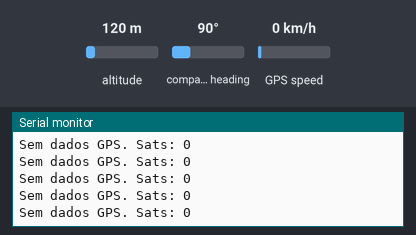
Recording of a sketch running on a simulated Arduino Uno, built with avr-gcc and run on an emulated ATmega328P. Parts: the last lines printed to the serial monitor. The inputs (shaded band) are chosen by the test bench; at power-on: altitude 120 m, compass heading 90°, GPS speed 0 km/h. Storage starts empty; the GPS gets a fix after 3 s at 37.7749, -122.4194 with 8 satellites.

Above: at 1.2 s.
1.3 s: altitude set to 250 m
At 4.0 s:
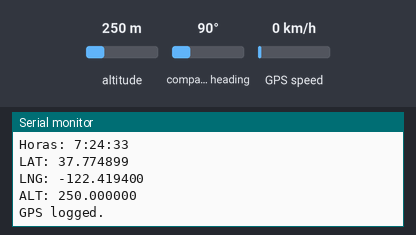
4.7 s: altitude set to 20 m
At 5.9 s:
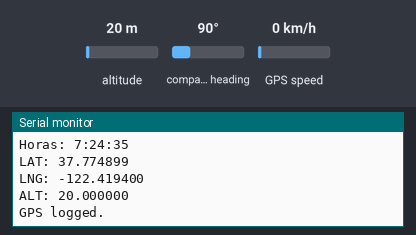
Timing chart, 0 to 7.7 s (numbered marks = the images above; inputs shaded):
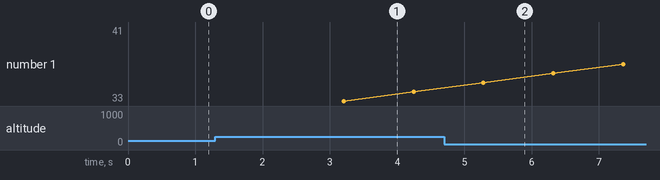

Measured:
- after the input at 1.3 s, the serial monitor: prints a new line after 1.8 s (image 1)
- after the input at 4.7 s, the serial monitor: prints a new line after 0.64 s (image 2)

The sketch:

Gps_NEO6m.ino
```cpp
#include <SPI.h>
#include <SD.h>
#include <TinyGPS++.h>

#define ARDUINO_USD_CS 8 // uSD card CS pin (pin 8 on Duinopeak GPS Logger Shield)

/////////////////////////
// Log File Defintions //
/////////////////////////
// Keep in mind, the SD library has max file name lengths of 8.3 - 8 char prefix,
// and a 3 char suffix.
// Our log files are called "gpslogXX.csv, so "gpslog99.csv" is our max file.
#define LOG_FILE_PREFIX "gps2log" // Name of the log file.
#define MAX_LOG_FILES 100 // Number of log files that can be made
#define LOG_FILE_SUFFIX "csv" // Suffix of the log file
char logFileName[13]; // Char string to store the log file name
// Data to be logged:
#define LOG_COLUMN_COUNT 8
char * log_col_names[LOG_COLUMN_COUNT] = {
  "hora", "latitude", "longitude", "altitude(m)", "velocidade(km/h)", "curso(°)", "date", "satelites"
}; // log_col_names is printed at the top of the file.

//////////////////////
// Log Rate Control //
//////////////////////
#define LOG_RATE 1000 // Log every 5 seconds
unsigned long lastLog = 0; // Global var to keep of last time we logged

/////////////////////////
// TinyGPS Definitions //
/////////////////////////
TinyGPSPlus tinyGPS; // tinyGPSPlus object to be used throughout
#define GPS_BAUD 9600 // GPS module's default baud rate

////////////////////////////////////////////////
// Arduino GPS Shield Serial Port Definitions //
////////////////////////////////////////////////
// If you're using an Arduino Uno, Mega, RedBoard, or any board that uses the
// 0/1 UART for programming/Serial monitor-ing, use SoftwareSerial:
#include <SoftwareSerial.h>
#define ARDUINO_GPS_RX 3 // GPS TX, Arduino RX pin
#define ARDUINO_GPS_TX 2 // GPS RX, Arduino TX pin
SoftwareSerial ssGPS(ARDUINO_GPS_TX, ARDUINO_GPS_RX); // Create a SoftwareSerial

// Set gpsPort to either ssGPS if using SoftwareSerial or Serial1 if using an
// Arduino with a dedicated hardware serial port
#define gpsPort ssGPS  // Alternatively, use Serial1 on the Leonardo

// Define the serial monitor port. On the Uno, Mega, and Leonardo this is 'Serial'
//  on other boards this may be 'SerialUSB'
#define SerialMonitor Serial

String outh; //String para armazenar a hora
String outlg; //String para armazenar a longitude
String outlt; //String para armazenar a latitude
String outalt; //String para armazenar a altitude
String velo; //String para armazenar a velocidade
String sat;
String curso;

void setup()
{
  SerialMonitor.begin(9600);
  gpsPort.begin(GPS_BAUD);

  SerialMonitor.println("Configurando SD Card");
  // see if the card is present and can be initialized:
  if (!SD.begin(ARDUINO_USD_CS))
  {
    SerialMonitor.println("Falha na inicialização");
  }
  updateFileName(); // Toda vez que inicia, cria um novo arquivo gpslog(x+1).csv
  printHeader(); // Coloca o cabeçalho no arquivo novo
}

void loop()
{
  if ((lastLog + LOG_RATE) <= millis())
  { // If it's been LOG_RATE milliseconds since the last log:
    if (tinyGPS.location.isUpdated()) // If the GPS data is vaild
    {
      if (logGPSData()) // Log the GPS data
      {
        SerialMonitor.println("GPS logged."); // Print a debug message
        lastLog = millis(); // Update the lastLog variable
      }
      else // If we failed to log GPS
      { // Print an error, don't update lastLog
        SerialMonitor.println("Falha em obter novos dados.");
      }
    }
    else // If GPS data isn't valid
    {
      // Print a debug message. Maybe we don't have enough satellites yet.
      SerialMonitor.print("Sem dados GPS. Sats: ");
      SerialMonitor.println(tinyGPS.satellites.value());
    }
  }

  // If we're not logging, continue to "feed" the tinyGPS object:
  while (gpsPort.available())
    tinyGPS.encode(gpsPort.read());
}

byte logGPSData()
{
  File logFile = SD.open(logFileName, FILE_WRITE); // Open the log file

  //Configuração da hora
  String hrs = "";
  if (tinyGPS.time.hour()  <= 2) {
    hrs = hrs + (tinyGPS.time.hour()+21) + ":";
  }
  else {
    if (tinyGPS.time.hour() < 10) hrs += "0";
    hrs = hrs + (tinyGPS.time.hour()-3) + ":";
  };
  if (tinyGPS.time.minute() < 10) hrs +=0;
  hrs = hrs + tinyGPS.time.minute() + ":";
  if (tinyGPS.time.second() < 10) hrs += 0;
  hrs = hrs + tinyGPS.time.second() + "";
  outh ="Horas: " + hrs;

  //Configuração de latitude, longitude e altitude
  String strLat = "";
  char buff1[12];
  float lat = tinyGPS.location.lat();
  dtostrf(lat, 5, 6, buff1);
  strLat = strLat + "LAT: " + buff1;
  outlt = strLat;

  String strLng = "";
  char buff2[12];
  float lng = tinyGPS.location.lng();
  dtostrf(lng, 5, 6, buff2);
  strLng = strLng + "LNG: " + buff2;
  outlg = strLng;

  String strAlt = "";
  char buff3[12];
  float alt = tinyGPS.altitude.meters();
  dtostrf(alt, 5, 6, buff3);
  strAlt = strAlt + "ALT: " + buff3;
  outalt = strAlt;


  if (logFile)
  {
    //Salva longitude, latitude, altitude, velocidade (km/h), curso (em graus)
    // data, horas e números de satélites.

    logFile.print(hrs);
    logFile.print(',');
    logFile.print(tinyGPS.location.lat(), 6);
    logFile.print(',');
    logFile.print(tinyGPS.location.lng(), 6);
    logFile.print(',');
    logFile.print(tinyGPS.altitude.meters(), 1);
    logFile.print(',');
    logFile.print(tinyGPS.speed.mph()*1.60934, 1);
    logFile.print(',');
    logFile.print(tinyGPS.course.deg(), 1);
    logFile.print(',');
    logFile.print(tinyGPS.date.value());
    logFile.print(',');
    logFile.print(tinyGPS.satellites.value());
    logFile.println();
    logFile.close();

    Serial.println(outh);
    Serial.println(outlt);
    Serial.println(outlg);
    Serial.println(outalt + "\n");

    return 1; // Return success
  }

  return 0; // If we failed to open the file, return fail
}

// printHeader() - prints our eight column names to the top of our log file
void printHeader()
{
  File logFile = SD.open(logFileName, FILE_WRITE); // Open the log file

  if (logFile) // If the log file opened, print our column names to the file
  {
    int i = 0;
    for (; i < LOG_COLUMN_COUNT; i++)
    {
      logFile.print(log_col_names[i]);
      if (i < LOG_COLUMN_COUNT - 1) // If it's anything but the last column
        logFile.print(','); // print a comma
      else // If it's the last column
        logFile.println(); // print a new line
    }
    logFile.close(); // close the file
  }
}

// updateFileName() - Looks through the log files already present on a card,
// and creates a new file with an incremented file index.
void updateFileName()
{
  int i = 0;
  for (; i < MAX_LOG_FILES; i++)
  {
    memset(logFileName, 0, strlen(logFileName)); // Clear logFileName string
    // Set logFileName to "gpslogXX.csv":
    sprintf(logFileName, "%s%d.%s", LOG_FILE_PREFIX, i, LOG_FILE_SUFFIX);
    if (!SD.exists(logFileName)) // If a file doesn't exist
    {
      break; // Break out of this loop. We found our index
    }
    else // Otherwise:
    {
      SerialMonitor.print(logFileName);
      SerialMonitor.println(" exists"); // Print a debug statement
    }
  }
  SerialMonitor.print("File name: ");
  SerialMonitor.println(logFileName); // Debug print the file name
}
```
